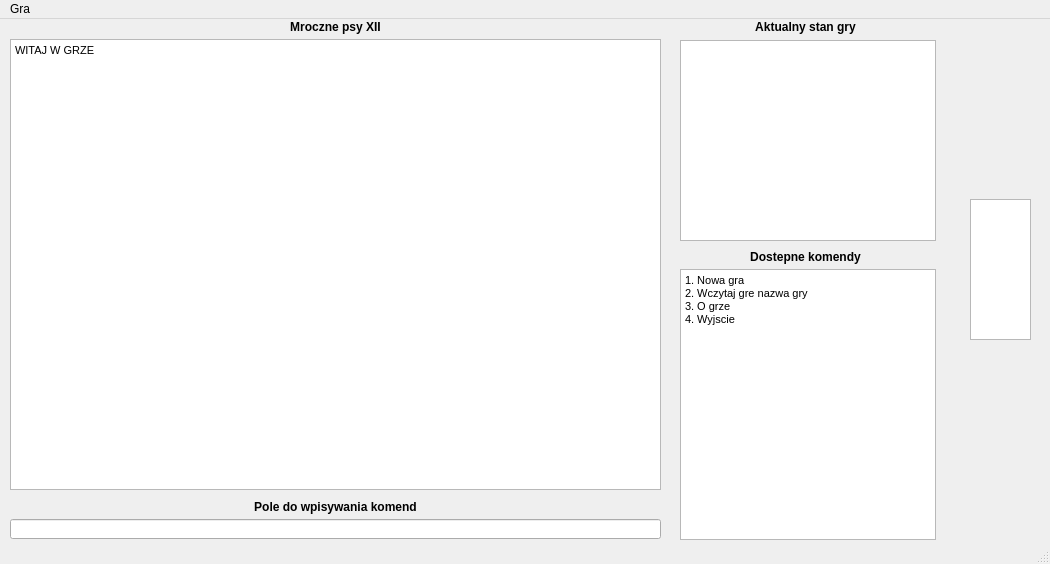
<?xml version="1.0" encoding="UTF-8"?>
<ui version="4.0">
 <class>MainWindow</class>
 <widget class="QMainWindow" name="MainWindow">
  <property name="geometry">
   <rect>
    <x>0</x>
    <y>0</y>
    <width>1050</width>
    <height>564</height>
   </rect>
  </property>
  <property name="windowTitle">
   <string>Mroczne psy XII</string>
  </property>
  <widget class="QWidget" name="centralWidget">
   <widget class="QTextBrowser" name="ekran">
    <property name="geometry">
     <rect>
      <x>10</x>
      <y>20</y>
      <width>651</width>
      <height>451</height>
     </rect>
    </property>
    <property name="html">
     <string>&lt;!DOCTYPE HTML PUBLIC &quot;-//W3C//DTD HTML 4.0//EN&quot; &quot;http://www.w3.org/TR/REC-html40/strict.dtd&quot;&gt;
&lt;html&gt;&lt;head&gt;&lt;meta name=&quot;qrichtext&quot; content=&quot;1&quot; /&gt;&lt;style type=&quot;text/css&quot;&gt;
p, li { white-space: pre-wrap; }
&lt;/style&gt;&lt;/head&gt;&lt;body style=&quot; font-family:'MS Shell Dlg 2'; font-size:8.25pt; font-weight:400; font-style:normal;&quot;&gt;
&lt;p style=&quot; margin-top:0px; margin-bottom:0px; margin-left:0px; margin-right:0px; -qt-block-indent:0; text-indent:0px;&quot;&gt;&lt;span style=&quot; font-size:8pt; color:#000000;&quot;&gt;WITAJ W GRZE&lt;/span&gt;&lt;/p&gt;&lt;/body&gt;&lt;/html&gt;</string>
    </property>
   </widget>
   <widget class="QLineEdit" name="line_command">
    <property name="geometry">
     <rect>
      <x>10</x>
      <y>500</y>
      <width>651</width>
      <height>20</height>
     </rect>
    </property>
   </widget>
   <widget class="QTextBrowser" name="available_commend">
    <property name="geometry">
     <rect>
      <x>680</x>
      <y>250</y>
      <width>256</width>
      <height>271</height>
     </rect>
    </property>
    <property name="html">
     <string>&lt;!DOCTYPE HTML PUBLIC &quot;-//W3C//DTD HTML 4.0//EN&quot; &quot;http://www.w3.org/TR/REC-html40/strict.dtd&quot;&gt;
&lt;html&gt;&lt;head&gt;&lt;meta name=&quot;qrichtext&quot; content=&quot;1&quot; /&gt;&lt;style type=&quot;text/css&quot;&gt;
p, li { white-space: pre-wrap; }
&lt;/style&gt;&lt;/head&gt;&lt;body style=&quot; font-family:'MS Shell Dlg 2'; font-size:8.25pt; font-weight:400; font-style:normal;&quot;&gt;
&lt;p style=&quot; margin-top:0px; margin-bottom:0px; margin-left:0px; margin-right:0px; -qt-block-indent:0; text-indent:0px;&quot;&gt;&lt;span style=&quot; font-size:8pt; color:#000000;&quot;&gt;1. Nowa gra&lt;/span&gt;&lt;/p&gt;
&lt;p style=&quot; margin-top:0px; margin-bottom:0px; margin-left:0px; margin-right:0px; -qt-block-indent:0; text-indent:0px;&quot;&gt;&lt;span style=&quot; font-size:8pt; color:#000000;&quot;&gt;2. Wczytaj gre nazwa gry&lt;/span&gt;&lt;/p&gt;
&lt;p style=&quot; margin-top:0px; margin-bottom:0px; margin-left:0px; margin-right:0px; -qt-block-indent:0; text-indent:0px;&quot;&gt;&lt;span style=&quot; font-size:8pt; color:#000000;&quot;&gt;3. O grze&lt;/span&gt;&lt;/p&gt;
&lt;p style=&quot; margin-top:0px; margin-bottom:0px; margin-left:0px; margin-right:0px; -qt-block-indent:0; text-indent:0px;&quot;&gt;&lt;span style=&quot; font-size:8pt; color:#000000;&quot;&gt;4. Wyjscie&lt;/span&gt;&lt;/p&gt;&lt;/body&gt;&lt;/html&gt;</string>
    </property>
   </widget>
   <widget class="QGraphicsView" name="graphicsView">
    <property name="geometry">
     <rect>
      <x>680</x>
      <y>21</y>
      <width>256</width>
      <height>201</height>
     </rect>
    </property>
   </widget>
   <widget class="QLabel" name="label">
    <property name="geometry">
     <rect>
      <x>680</x>
      <y>0</y>
      <width>251</width>
      <height>16</height>
     </rect>
    </property>
    <property name="text">
     <string>&lt;html&gt;&lt;head/&gt;&lt;body&gt;&lt;p align=&quot;center&quot;&gt;&lt;span style=&quot; font-weight:600;&quot;&gt;Aktualny stan gry&lt;/span&gt;&lt;/p&gt;&lt;/body&gt;&lt;/html&gt;</string>
    </property>
   </widget>
   <widget class="QLabel" name="label_2">
    <property name="geometry">
     <rect>
      <x>680</x>
      <y>230</y>
      <width>251</width>
      <height>16</height>
     </rect>
    </property>
    <property name="text">
     <string>&lt;html&gt;&lt;head/&gt;&lt;body&gt;&lt;p align=&quot;center&quot;&gt;&lt;span style=&quot; font-weight:600;&quot;&gt;Dostepne komendy&lt;/span&gt;&lt;/p&gt;&lt;/body&gt;&lt;/html&gt;</string>
    </property>
   </widget>
   <widget class="QLabel" name="label_3">
    <property name="geometry">
     <rect>
      <x>10</x>
      <y>0</y>
      <width>651</width>
      <height>16</height>
     </rect>
    </property>
    <property name="text">
     <string>&lt;html&gt;&lt;head/&gt;&lt;body&gt;&lt;p align=&quot;center&quot;&gt;&lt;span style=&quot; font-weight:600;&quot;&gt;Mroczne psy XII&lt;/span&gt;&lt;/p&gt;&lt;/body&gt;&lt;/html&gt;</string>
    </property>
   </widget>
   <widget class="QLabel" name="label_4">
    <property name="geometry">
     <rect>
      <x>10</x>
      <y>480</y>
      <width>651</width>
      <height>16</height>
     </rect>
    </property>
    <property name="text">
     <string>&lt;html&gt;&lt;head/&gt;&lt;body&gt;&lt;p align=&quot;center&quot;&gt;&lt;span style=&quot; font-weight:600;&quot;&gt;Pole do wpisywania komend&lt;/span&gt;&lt;/p&gt;&lt;/body&gt;&lt;/html&gt;</string>
    </property>
   </widget>
   <widget class="QTextBrowser" name="textBrowser">
    <property name="geometry">
     <rect>
      <x>970</x>
      <y>180</y>
      <width>61</width>
      <height>141</height>
     </rect>
    </property>
   </widget>
  </widget>
  <widget class="QStatusBar" name="statusBar"/>
  <widget class="QMenuBar" name="menuBar">
   <property name="geometry">
    <rect>
     <x>0</x>
     <y>0</y>
     <width>1050</width>
     <height>20</height>
    </rect>
   </property>
   <widget class="QMenu" name="menuOO">
    <property name="title">
     <string>Gra</string>
    </property>
    <addaction name="actionNowa_gra"/>
    <addaction name="actionZapisz_gre"/>
    <addaction name="actionWczytaj_gre"/>
    <addaction name="actionWyjscie"/>
    <addaction name="separator"/>
    <addaction name="actionMenu"/>
   </widget>
   <addaction name="menuOO"/>
  </widget>
  <action name="actionNowa_gra">
   <property name="text">
    <string>Nowa gra</string>
   </property>
  </action>
  <action name="actionZapisz_gre">
   <property name="text">
    <string>Zapisz gre</string>
   </property>
  </action>
  <action name="actionWczytaj_gre">
   <property name="text">
    <string>Wczytaj gre</string>
   </property>
  </action>
  <action name="actionWyjscie">
   <property name="text">
    <string>Wyjscie</string>
   </property>
  </action>
  <action name="actionMenu">
   <property name="text">
    <string>Menu</string>
   </property>
  </action>
 </widget>
 <layoutdefault spacing="6" margin="11"/>
 <resources/>
 <connections/>
</ui>
